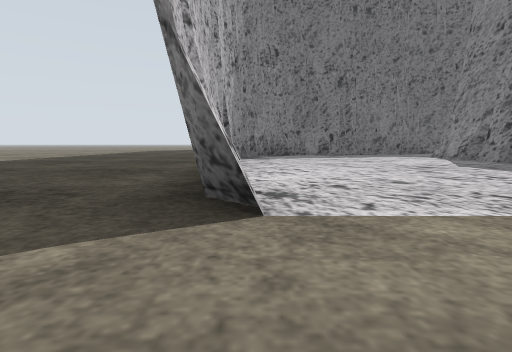
view 1 (above)

16 first-person views from a walk through a world built for the Gazebo simulator. The camera is 0.72 m above the floor, tilts 6° down and sees 80° across. The floor is counted in squares, 2 m on a side. Each view is taken from the middle of a square. On the plan, view 1 faces up. The plan holds only what a view shows up to about 9 squares ahead; the rest is blank. The place goes on beyond the plan. Some surface patterns are stand-ins.

view 2
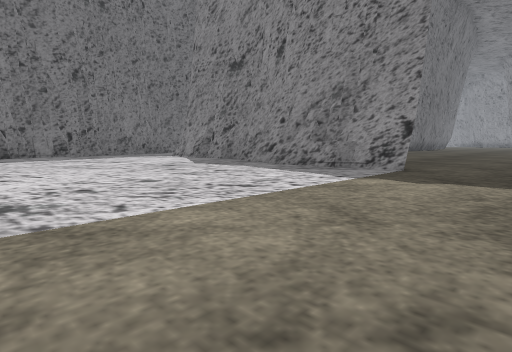

view 3
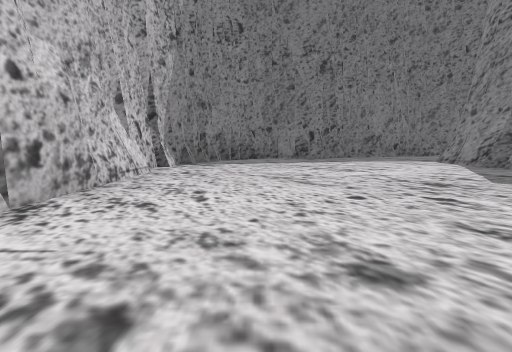

view 4
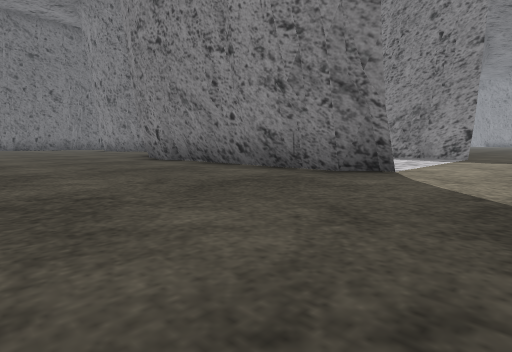

view 5
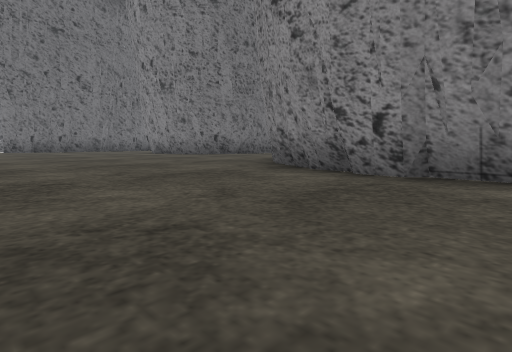

view 6
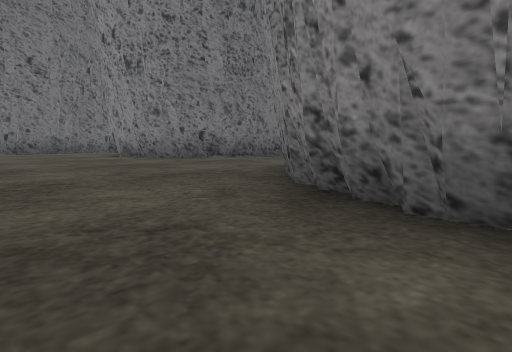

view 7
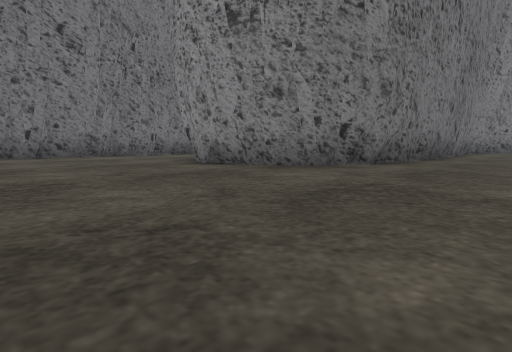

view 8
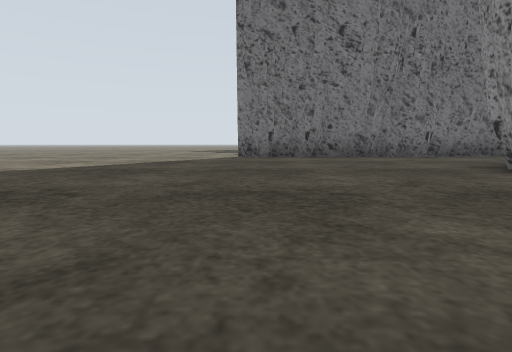

view 9
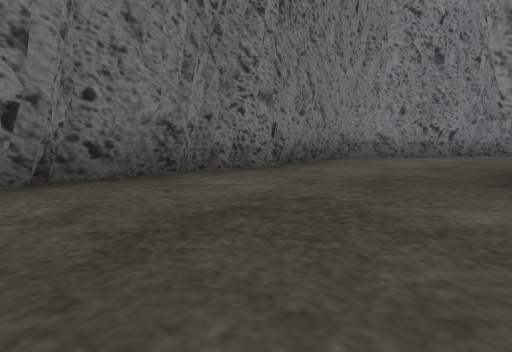

view 10
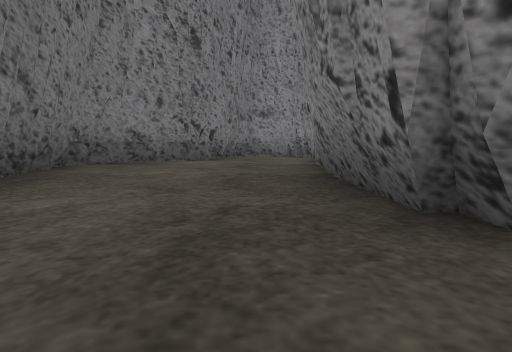

view 11
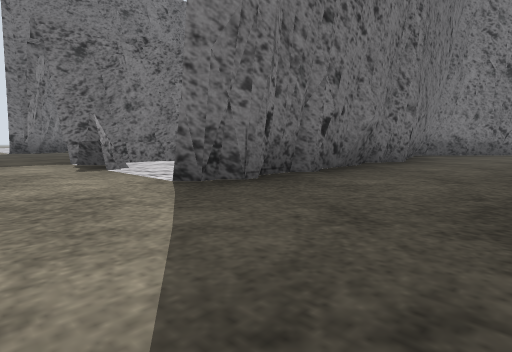

view 12
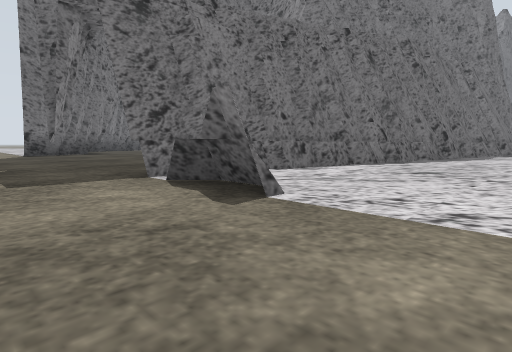

view 13
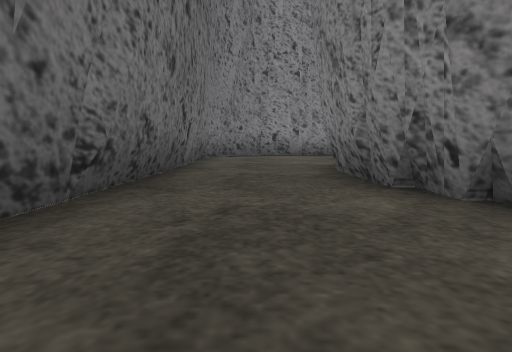

view 14
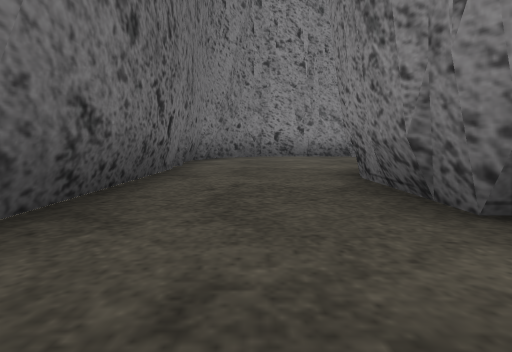

view 15
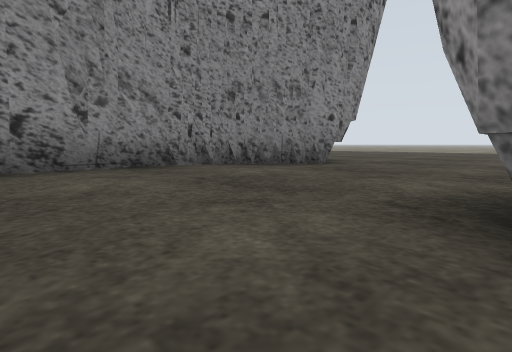

view 16
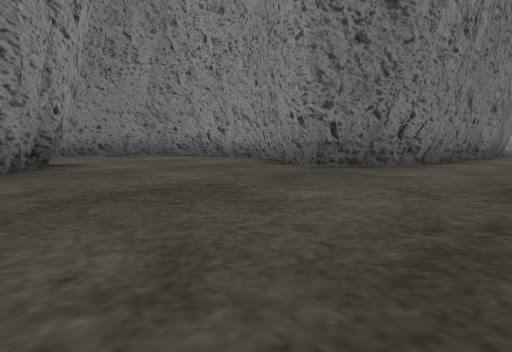

### Floor plan
Key: @ floor where view 1 was taken; # wall or solid block; . floor; = window, fence, low wall or low ledge.
Columns run from 4 left of view 1 to 19 right of it. Each row starts with its distance up from view 1.
 32  .#
 31  ...
 30  ...
 29  ...
 28  .#.
 27  ...
 26 ...
 25 ...
 24 ..=####
 23 ..#...==###
 22 ..........==#
 21 .......=###=#
 20 ..######...#=
 19 ............##=
 18 ..............#
 17 ......########=
 16 ......=
 15 ......#
 14 ......##
 13  ......##########
 12  ...............#=
 11  .......#####....=
 10 .....####= ##....#
  9 ....##...=###....=
  8 ....#....# .....##
  7 ....=....# ....#=
  6 ....=....# .....##===
  5 ....=...=# .........####
  4 ....#...=  .......
  3 ....=...#   .....
  2 ....#...=.......
  1 ................
  0 ....@.....

Positions as (right, up) in squares from view 1, and headings:
1: (0, 0), facing up
2: (0, 0), facing up-right
3: (1, 2), facing up
4: (-4, 0), facing up-right
5: (-4, 5), facing up-right
6: (-2, 7), facing up-right
7: (-2, 11), facing up-right
8: (-2, 12), facing up
9: (-1, 17), facing up-right
10: (1, 18), facing right
11: (-4, 18), facing up-right
12: (-4, 21), facing up-right
13: (3, 12), facing right
14: (4, 12), facing right
15: (8, 12), facing down-right
16: (7, 4), facing up-right
